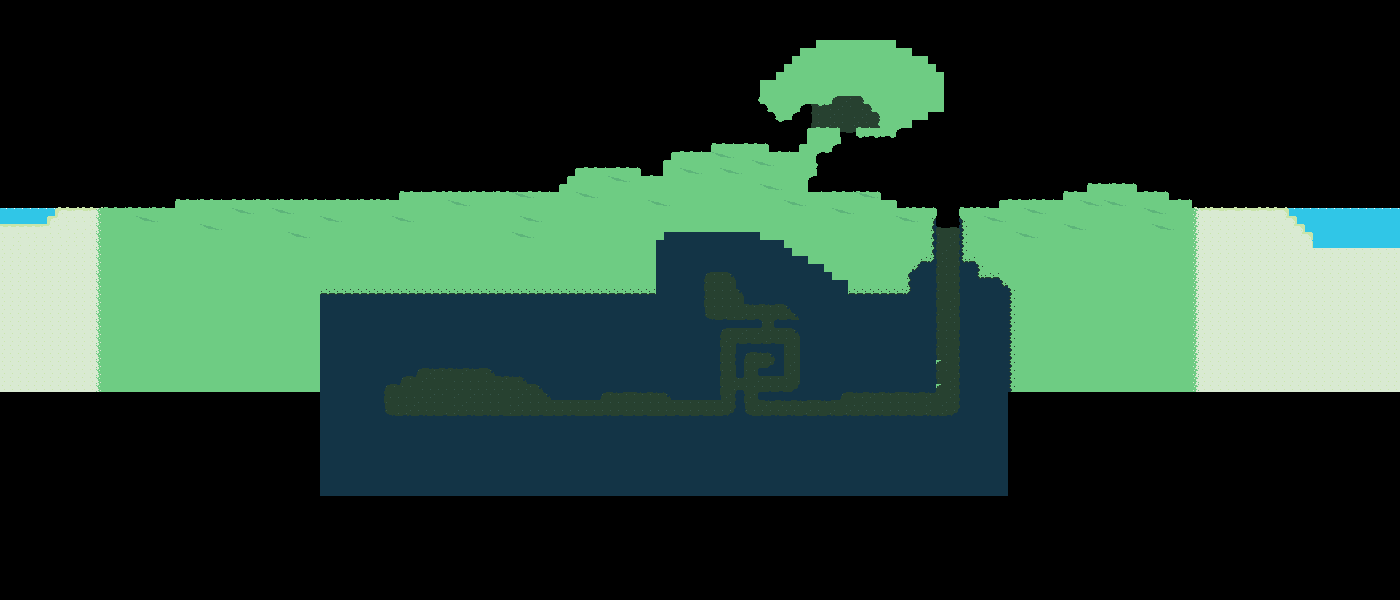

A 2D game scene composited from a Tiled map and its tileset images. What follows is a short description and the map's XML, with each tile layer's data collapsed to a summary:
An orthogonal 175x75 tile map with 8x8 px tiles, 3 tile layers (backgroundTiles, tiles, foregroundTiles) and 133 objects (62x grass, 26x cavePlant, 7x palmTree, 7x platform, 6x house, ...).

<map version="1.5" tiledversion="1.7.0" orientation="orthogonal" renderorder="right-down" width="175" height="75" tilewidth="8" tileheight="8" infinite="0" nextlayerid="6" nextobjectid="149">
 <editorsettings>
  <export target="../src/assets/map.json" format="json" />
 </editorsettings>
 <tileset firstgid="1" name="tiles" tilewidth="8" tileheight="8" spacing="4" margin="4" tilecount="100" columns="10">
  <image source="../src/assets/tiles.png" width="128" height="128" />
 </tileset>
 <layer id="3" name="backgroundTiles" width="175" height="75" locked="1">
  <data>[13125 cells, 2138 non-empty, 8 distinct tile ids]</data>
 </layer>
 <layer id="1" name="tiles" width="175" height="75" locked="1">
  <data>[13125 cells, 5241 non-empty, 25 distinct tile ids]</data>
 </layer>
 <layer id="4" name="foregroundTiles" width="175" height="75">
  <data>[13125 cells, 490 non-empty, 34 distinct tile ids]</data>
 </layer>
 <objectgroup id="5" name="events" locked="1">
  <object id="1" name="brazier" gid="51" x="160" y="208" width="8" height="16">
   <properties>
    <property name="event" value="lightBrazier1" />
   </properties>
  </object>
  <object id="3" name="house" gid="51" x="200" y="200" width="16" height="19" />
  <object id="4" name="house" gid="2147483699" x="240" y="200" width="16" height="19" />
  <object id="5" name="house" gid="51" x="295" y="187" width="16" height="19" />
  <object id="6" name="house" gid="51" x="303" y="200" width="16" height="19" />
  <object id="7" name="house" gid="2147483699" x="288" y="200" width="16" height="19" />
  <object id="8" name="fence" gid="51" x="216" y="200" width="22" height="6" />
  <object id="9" name="fence" gid="51" x="319" y="200" width="22" height="6" />
  <object id="10" name="invisibleWall" gid="51" x="48" y="208" width="8" height="48" />
  <object id="11" name="invisibleWall" gid="51" x="1288" y="208" width="8" height="48" />
  <object id="13" name="brazier" gid="51" x="400" y="416" width="8" height="16">
   <properties>
    <property name="event" value="lightBrazier4" />
   </properties>
  </object>
  <object id="14" name="brazier" gid="51" x="1232" y="208" width="8" height="16">
   <properties>
    <property name="event" value="lightBrazier2" />
   </properties>
  </object>
  <object id="15" name="brazier" gid="51" x="712" y="320" width="8" height="16">
   <properties>
    <property name="event" value="lightBrazier3" />
   </properties>
  </object>
  <object id="16" name="npc" gid="51" x="264" y="200" width="16" height="16">
   <properties>
    <property name="type" value="speechBubble2" />
   </properties>
  </object>
  <object id="17" name="npc" gid="2147483699" x="322" y="200" width="16" height="16">
   <properties>
    <property name="type" value="speechBubble1" />
   </properties>
  </object>
  <object id="18" name="house" gid="51" x="723" y="144" width="16" height="19" />
  <object id="19" name="fence" gid="51" x="739" y="144" width="22" height="6" />
  <object id="20" name="npc" gid="51" x="743" y="144" width="16" height="16">
   <properties>
    <property name="type" value="speechBubble1" />
   </properties>
  </object>
  <object id="21" name="grass" gid="51" x="260" y="200" width="8" height="8" />
  <object id="23" name="grass" gid="51" x="276" y="200" width="8" height="8" />
  <object id="24" name="grass" gid="51" x="184" y="200" width="8" height="8" />
  <object id="25" name="grass" gid="51" x="119" y="208" width="8" height="8" />
  <object id="26" name="grass" gid="51" x="127" y="208" width="8" height="8" />
  <object id="27" name="grass" gid="51" x="145" y="208" width="8" height="8" />
  <object id="28" name="grass" gid="51" x="424" y="192" width="8" height="8" />
  <object id="29" name="grass" gid="51" x="432" y="192" width="8" height="8" />
  <object id="30" name="grass" gid="51" x="440" y="192" width="8" height="8" />
  <object id="31" name="grass" gid="51" x="448" y="192" width="8" height="8" />
  <object id="32" name="grass" gid="51" x="456" y="192" width="8" height="8" />
  <object id="33" name="grass" gid="51" x="464" y="192" width="8" height="8" />
  <object id="34" name="grass" gid="51" x="476" y="192" width="8" height="8" />
  <object id="35" name="grass" gid="51" x="484" y="192" width="8" height="8" />
  <object id="36" name="grass" gid="51" x="497" y="192" width="8" height="8" />
  <object id="37" name="grass" gid="51" x="505" y="192" width="8" height="8" />
  <object id="38" name="grass" gid="51" x="513" y="192" width="8" height="8" />
  <object id="39" name="grass" gid="51" x="521" y="192" width="8" height="8" />
  <object id="41" name="grass" gid="51" x="402" y="192" width="8" height="8" />
  <object id="42" name="palmTree" gid="51" x="360" y="200" width="32" height="32" />
  <object id="43" name="palmTree" gid="2147483699" x="520" y="192" width="32" height="32" />
  <object id="44" name="palmTree" gid="51" x="587" y="168" width="32" height="32" />
  <object id="45" name="palmTree" gid="51" x="827" y="192" width="32" height="32" />
  <object id="46" name="palmTree" gid="2147483699" x="844" y="192" width="32" height="32" />
  <object id="47" name="palmTree" gid="51" x="1094" y="184" width="32" height="32" />
  <object id="48" name="palmTree" gid="2147483699" x="1171" y="200" width="32" height="32" />
  <object id="50" name="grass" gid="51" x="812" y="192" width="8" height="8" />
  <object id="51" name="grass" gid="51" x="820" y="192" width="8" height="8" />
  <object id="52" name="grass" gid="51" x="828" y="192" width="8" height="8" />
  <object id="53" name="grass" gid="51" x="840" y="192" width="8" height="8" />
  <object id="54" name="grass" gid="51" x="848" y="192" width="8" height="8" />
  <object id="55" name="grass" gid="51" x="861" y="192" width="8" height="8" />
  <object id="56" name="grass" gid="51" x="912" y="208" width="8" height="8" />
  <object id="57" name="grass" gid="51" x="920" y="208" width="8" height="8" />
  <object id="58" name="grass" gid="51" x="928" y="208" width="8" height="8" />
  <object id="59" name="grass" gid="51" x="1004" y="200" width="8" height="8" />
  <object id="60" name="grass" gid="51" x="1016" y="200" width="8" height="8" />
  <object id="61" name="grass" gid="51" x="1024" y="200" width="8" height="8" />
  <object id="62" name="grass" gid="51" x="969" y="208" width="8" height="8" />
  <object id="63" name="grass" gid="51" x="1091" y="184" width="8" height="8" />
  <object id="88" name="grass" gid="51" x="1091" y="184" width="8" height="8" />
  <object id="64" name="grass" gid="51" x="1099" y="184" width="8" height="8" />
  <object id="87" name="grass" gid="51" x="1099" y="184" width="8" height="8" />
  <object id="65" name="grass" gid="51" x="1107" y="184" width="8" height="8" />
  <object id="86" name="grass" gid="51" x="1107" y="184" width="8" height="8" />
  <object id="66" name="grass" gid="51" x="1115" y="184" width="8" height="8" />
  <object id="85" name="grass" gid="51" x="1115" y="184" width="8" height="8" />
  <object id="67" name="grass" gid="51" x="1139" y="192" width="8" height="8" />
  <object id="68" name="grass" gid="51" x="1147" y="192" width="8" height="8" />
  <object id="69" name="grass" gid="51" x="1160" y="192" width="8" height="8" />
  <object id="70" name="grass" gid="51" x="1066" y="192" width="8" height="8" />
  <object id="71" name="grass" gid="51" x="1074" y="192" width="8" height="8" />
  <object id="72" name="grass" gid="51" x="690" y="152" width="8" height="8" />
  <object id="73" name="grass" gid="51" x="698" y="152" width="8" height="8" />
  <object id="75" name="grass" gid="51" x="718" y="144" width="8" height="8" />
  </objectgroup>
</map>
<!-- 60 of 133 objects omitted -->